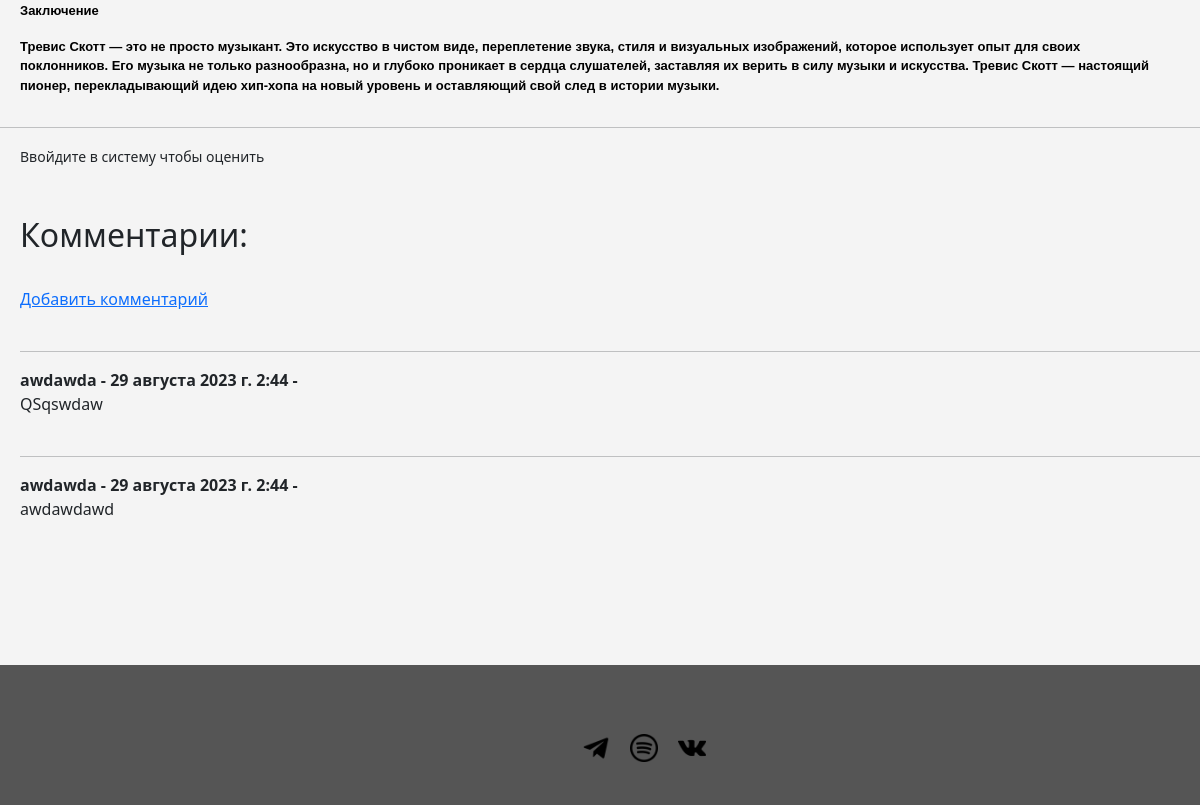
Before: / (lower part) with the older database file.
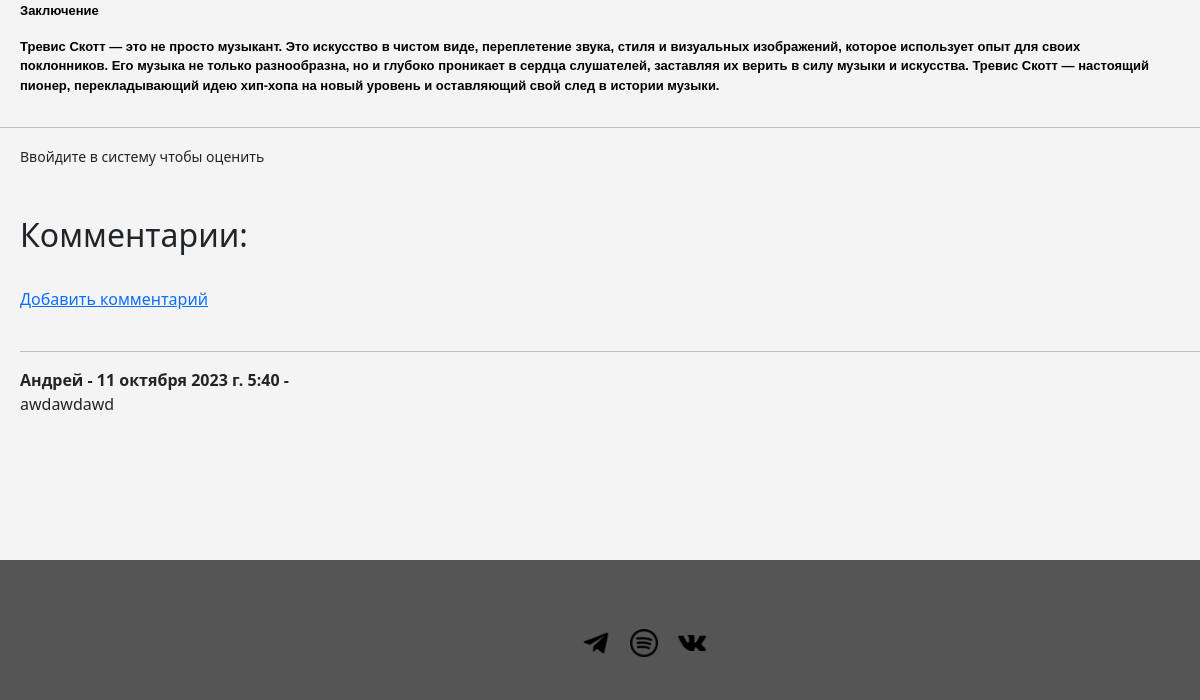
After: the same page with the newer database file.
### block/models.py (models this page shows, shortened)
class OtherText(models.Model):
    title = models.CharField(max_length=255, default='Unknown')
    date_time = models.DateField(auto_now_add=True)
    text = RichTextField()
    like = models.ManyToManyField(User, related_name="post_id")

class Comment(models.Model):
    post = models.ForeignKey(OtherText,on_delete=models.CASCADE,related_name='comments')
    name = models.CharField(max_length=80)
    email = models.EmailField()
    body = models.TextField()
    created_on = models.DateTimeField(auto_now_add=True)
    active = models.BooleanField(default=False)

### block/views.py (the view)
# urls.py: path('', views.home_page, name='home_page'),
def home_page(request):
    text = OtherText.objects.all()
    post = OtherText.objects.first()
    total_likes = post.like.count()
    liked = False
    if post.like.filter(id=request.user.id).exists():
        liked = True
    return render(request, 'article.html', {'text': text, 'post': post, 'total_likes': total_likes, 'liked': liked})

### templates/article.html (shortened to what this page needs)
{% extends 'base.html' %}
{% load static %}
{% block text %}
<div class="content">
    {% for t in text %}
    <h1>{{ t.text|safe }}</h1>
    {% endfor %}
</div>
<hr>
<form action="{% url 'like_post' post.pk %}" method="POST" class="likes">
        {% if user.is_authenticated  %}
            {% if liked %}
                <button type="submit" name="post_id" value="{{ post.id }}" onclick="Toggle1()" id="btnh1" class="btn1"><i class="fa-solid fa-heart"></i></button>
                <a id="btnh1">{{ total_likes }} like</a>
            {% else %}
                <button type="submit" name="post_id" value="{{ post.id }}" onclick="Toggle1()" id="btnh1" class="btn2"><i class="fa-solid fa-heart"></i></button>
                <a id="btnh1">{{ total_likes }} like</a>
            {% endif %}
        {%  else %}
            <small>Ввойдите в систему чтобы оценить </small>
    {% endif %}
    <br>
    <br>
    <br>
    <h2>Комментарии:</h2>
    {% if not post.comments.all %}
        Нет комментариев, добавьте их первыми! <a href="#">Добавить</a>
    {% else %}
    <a href="">Добавить комментарий</a>
        {% for comment in post.comments.all %}
        <hr>
            <strong>
                {{ comment.name }} -
                {{ comment.created_on }} -
            </strong>
            <br>
            {{ comment.body }}
            <br></br>
        {% endfor %}
    {% endif %}
    <br>
</form>
{% endblock %}

### templates/base.html (shortened to what this page needs)
{% load static %}
<!DOCTYPE html>
<html>
    <head>
        <link rel="stylesheet" href="https://cdn.jsdelivr.net/npm/bootstrap@5.3.0/dist/css/bootstrap.min.css">
        <link rel="stylesheet" type="text/css" href="{% static 'css/styles.css' %}">
        <link rel="stylesheet" href="https://cdn.jsdelivr.net/npm/@docsearch/css@3">
    </head>
    <body class="body_home">
        <h1 class="code">
            <div class="content">
                {% block text %}{% endblock %}
            </div>
        </h1>
    </body>
    <br>
    <br>
    <br>
    <br>
    <footer class="footer">
        <div class="wave" id="wave1"></div>
        <div class="wave" id="wave3"></div>
        <ul class="social-icon">
            <li class="social-icon__item"><a class="social-icon__link" href="https://t.me/OneCactusJack">
                <img class= "imgs" src={% static 'css/images/telegram.png' %}>
            </a></li>
            <li class="social-icon__item"><a class="social-icon__link" href="https://open.spotify.com/user/zanatlsa7c5oxax873nml19s3?si=cec0051f25c24c57">
                <img class= "imgs" src={% static 'css/images/spotify.png' %}>
            </a></li>
            <li class="social-icon__item"><a class="social-icon__link" href="https://vk.com/iddinoco_photo">
                <img class= "imgs" src={% static 'css/images/vk.png' %}>
            </a></li>
        </ul>
    </footer>
</html>

### static/css/styles.css (style rules this page uses)
* { margin: 0; padding: 0; }
html, body { height: 100%; background-color: #f4f4f4; }
.code { min-height: 100%; display: flex; flex-direction: column; }
ul { position: relative; left: 0%; top: 10px; }
.content { font-family: "Pixeloid Sans", sans-serif; font-size: 13px; flex-grow: 1; line-height: 1.5; color: rgb(0, 0, 0); margin-right: 20px; }
.footer { position: absolute; background: #555555; justify-content: center; width: 100%; height: 140px; }
:root { --start-color: rgb(6, 6, 6); --end-color: rgb(143, 67, 0); --animation-duration: 3s; }
h1 { font-family: "Pixeloid Sans", sans-serif; font-size: 14px; font-weight: bold; color: rgb(81, 81, 81); padding-left: 20px; }
.social-icon { position: absolute; display: flex; left: 45%; top: 40%; align-items: center; flex-wrap: wrap; }
.social-icon__item, .menu__item { list-style: none; }
.social-icon__link { font-size: 2rem; color: #fff; margin: 0 10px; display: inline-block; transition: 0.5s; }
.wave { position: absolute; top: -100px; left: 0; width: 100%; height: 100px; background: url("https://ic.wampi.ru/2023/08/28/wave.png"); background-size: 1000px 100px; }
.wave#wave1 { z-index: 1000; opacity: 1; bottom: 0; animation: animateWaves 10s linear infinite; }
.wave#wave3 { z-index: 1000; opacity: 0.2; bottom: 15px; animation: animateWaves 7s linear infinite; }
.imgs { width: 28px; height: 28px; }
.likes { margin-left: 20px; }

Changed rows visible on the page:
removed Comment: name "awdawda", created_on "29 августа 2023 г. 2:44", body "QSqswdaw"
removed Comment: name "awdawda", created_on "29 августа 2023 г. 2:44", body "awdawdawd"
added Comment: name "Андрей", created_on "11 октября 2023 г. 5:40", body "awdawdawd"
